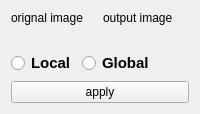
              <widget class="QWidget" name="optimal">
               <attribute name="title">
                <string>optimal</string>
               </attribute>
               <layout class="QGridLayout" name="gridLayout_26">
                <item row="1" column="0">
                 <widget class="QPushButton" name="apply_opt">
                  <property name="text">
                   <string>apply</string>
                  </property>
                 </widget>
                </item>
                <item row="0" column="0">
                 <layout class="QVBoxLayout" name="verticalLayout_72" stretch="1,0">
                  <item>
                   <layout class="QHBoxLayout" name="horizontalLayout_102">
                    <item>
                     <layout class="QVBoxLayout" name="verticalLayout_73">
                      <item>
                       <widget class="QLabel" name="label_org_optimal">
                        <property name="sizePolicy">
                         <sizepolicy hsizetype="Preferred" vsizetype="Fixed">
                          <horstretch>0</horstretch>
                          <verstretch>0</verstretch>
                         </sizepolicy>
                        </property>
                        <property name="text">
                         <string>orignal image</string>
                        </property>
                       </widget>
                      </item>
                      <item>
                       <widget class="QLabel" name="orig_img_optimal">
                        <property name="text">
                         <string/>
                        </property>
                       </widget>
                      </item>
                     </layout>
                    </item>
                    <item>
                     <layout class="QVBoxLayout" name="verticalLayout_74">
                      <item>
                       <widget class="QLabel" name="label_out_optimal">
                        <property name="sizePolicy">
                         <sizepolicy hsizetype="Preferred" vsizetype="Fixed">
                          <horstretch>0</horstretch>
                          <verstretch>0</verstretch>
                         </sizepolicy>
                        </property>
                        <property name="text">
                         <string>output image</string>
                        </property>
                       </widget>
                      </item>
                      <item>
                       <widget class="QLabel" name="output_img_optimal">
                        <property name="text">
                         <string/>
                        </property>
                       </widget>
                      </item>
                     </layout>
                    </item>
                   </layout>
                  </item>
                  <item>
                   <layout class="QHBoxLayout" name="horizontalLayout_103">
                    <item>
                     <layout class="QVBoxLayout" name="verticalLayout_75">
                      <item>
                       <layout class="QHBoxLayout" name="horizontalLayout_104"/>
                      </item>
                      <item>
                       <widget class="QRadioButton" name="radioButton_local_opt">
                        <property name="font">
                         <font>
                          <pointsize>11</pointsize>
                          <weight>75</weight>
                          <bold>true</bold>
                         </font>
                        </property>
                        <property name="text">
                         <string>Local</string>
                        </property>
                       </widget>
                      </item>
                      <item>
                       <layout class="QHBoxLayout" name="horizontalLayout_105"/>
                      </item>
                     </layout>
                    </item>
                    <item>
                     <layout class="QVBoxLayout" name="verticalLayout_76">
                      <item>
                       <layout class="QHBoxLayout" name="horizontalLayout_106">
                        <item>
                         <widget class="QRadioButton" name="radioButton_global_opt">
                          <property name="font">
                           <font>
                            <pointsize>11</pointsize>
                            <weight>75</weight>
                            <bold>true</bold>
                           </font>
                          </property>
                          <property name="text">
                           <string>Global</string>
                          </property>
                         </widget>
                        </item>
                       </layout>
                      </item>
                     </layout>
                    </item>
                   </layout>
                  </item>
                 </layout>
                </item>
               </layout>
              </widget>
